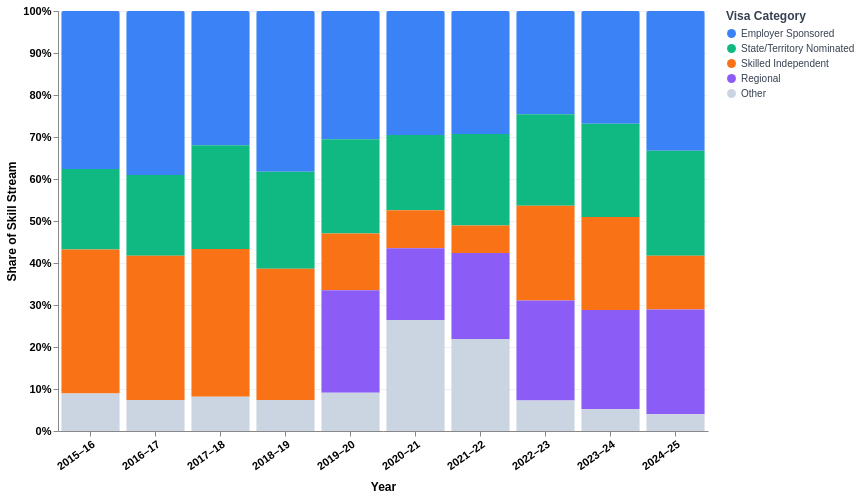

Source (Vega-Lite JSON):
### Vega-Lite specification from a JSON file in a GitHub repository (floating-point values rounded to 4 significant figures)
{"$schema": "https://vega.github.io/schema/vega-lite/v5.json", "width": 650, "height": 420, "background": "#ffffff", "config": {"view": {"stroke": null}}, "data": {"values": [{"year": "2015–16", "category": "Employer Sponsored", "visas": 48250}, {"year": "2015–16", "category": "State/Territory Nominated", "visas": 24650}, {"year": "2015–16", "category": "Skilled Independent", "visas": 43994}, {"year": "2015–16", "category": "Regional", "visas": 0}, {"year": "2015–16", "category": "Other", "visas": 11456}, {"year": "2016–17", "category": "Employer Sponsored", "visas": 48250}, {"year": "2016–17", "category": "State/Territory Nominated", "visas": 23765}, {"year": "2016–17", "category": "Skilled Independent", "visas": 42422}, {"year": "2016–17", "category": "Regional", "visas": 0}, {"year": "2016–17", "category": "Other", "visas": 9130}, {"year": "2017–18", "category": "Employer Sponsored", "visas": 35528}, {"year": "2017–18", "category": "State/Territory Nominated", "visas": 27400}, {"year": "2017–18", "category": "Skilled Independent", "visas": 39137}, {"year": "2017–18", "category": "Regional", "visas": 0}, {"year": "2017–18", "category": "Other", "visas": 9034}, {"year": "2018–19", "category": "Employer Sponsored", "visas": 42012}, {"year": "2018–19", "category": "State/Territory Nominated", "visas": 25346}, {"year": "2018–19", "category": "Skilled Independent", "visas": 34247}, {"year": "2018–19", "category": "Regional", "visas": 0}, {"year": "2018–19", "category": "Other", "visas": 8108}, {"year": "2019–20", "category": "Employer Sponsored", "visas": 29261}, {"year": "2019–20", "category": "State/Territory Nominated", "visas": 21495}, {"year": "2019–20", "category": "Skilled Independent", "visas": 12986}, {"year": "2019–20", "category": "Regional", "visas": 23372}, {"year": "2019–20", "category": "Other", "visas": 8729}, {"year": "2020–21", "category": "Employer Sponsored", "visas": 23503}, {"year": "2020–21", "category": "State/Territory Nominated", "visas": 14268}, {"year": "2020–21", "category": "Skilled Independent", "visas": 7213}, {"year": "2020–21", "category": "Regional", "visas": 13585}, {"year": "2020–21", "category": "Other", "visas": 21051}, {"year": "2021–22", "category": "Employer Sponsored", "visas": 26103}, {"year": "2021–22", "category": "State/Territory Nominated", "visas": 19376}, {"year": "2021–22", "category": "Skilled Independent", "visas": 5864}, {"year": "2021–22", "category": "Regional", "visas": 18223}, {"year": "2021–22", "category": "Other", "visas": 19497}, {"year": "2022–23", "category": "Employer Sponsored", "visas": 35000}, {"year": "2022–23", "category": "State/Territory Nominated", "visas": 31000}, {"year": "2022–23", "category": "Skilled Independent", "visas": 32100}, {"year": "2022–23", "category": "Regional", "visas": 33944}, {"year": "2022–23", "category": "Other", "visas": 10300}, {"year": "2023–24", "category": "Employer Sponsored", "visas": 36825}, {"year": "2023–24", "category": "State/Territory Nominated", "visas": 30400}, {"year": "2023–24", "category": "Skilled Independent", "visas": 30375}, {"year": "2023–24", "category": "Regional", "visas": 32300}, {"year": "2023–24", "category": "Other", "visas": 7200}, {"year": "2024–25", "category": "Employer Sponsored", "visas": 44000}, {"year": "2024–25", "category": "State/Territory Nominated", "visas": 33000}, {"year": "2024–25", "category": "Skilled Independent", "visas": 16900}, {"year": "2024–25", "category": "Regional", "visas": 32948}, {"year": "2024–25", "category": "Other", "visas": 5300}]}, "mark": {"type": "bar", "cornerRadiusTopLeft": 2, "cornerRadiusTopRight": 2}, "encoding": {"x": {"field": "year", "type": "ordinal", "axis": {"labelAngle": -35, "title": "Year", "titleFontWeight": "bold", "titleFontSize": 12, "titlePadding": 10, "labelFontWeight": "bold", "labelFontSize": 11}}, "y": {"field": "visas", "type": "quantitative", "stack": "normalize", "axis": {"title": "Share of Skill Stream", "titleFontWeight": "bold", "titleFontSize": 12, "labelFontWeight": "bold", "labelFontSize": 11, "format": "%", "gridColor": "#f0f0f0"}}, "color": {"field": "category", "type": "nominal", "scale": {"domain": ["Employer Sponsored", "State/Territory Nominated", "Skilled Independent", "Regional", "Other"], "range": ["#3b82f6", "#10b981", "#f97316", "#8b5cf6", "#cbd5e1"]}, "legend": {"title": "Visa Category", "orient": "right", "symbolType": "circle", "symbolSize": 80, "labelFontSize": 10, "titleFontSize": 12, "titleFontWeight": "bold", "labelColor": "#374151", "titleColor": "#374151", "rowPadding": 4}}, "tooltip": [{"field": "year", "title": "Year"}, {"field": "category", "title": "Category"}, {"field": "visas", "title": "Visas Granted", "format": ","}]}}
